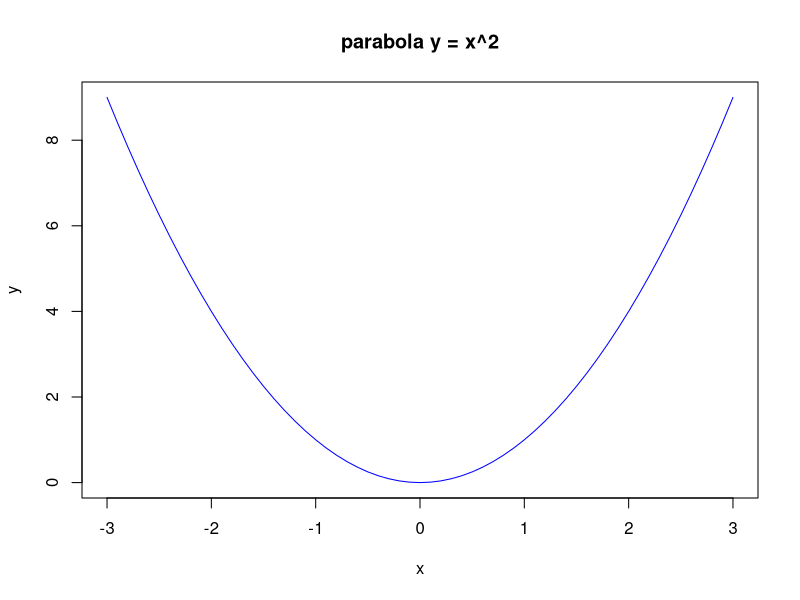

Write R code to recreate this figure.

                       x <- seq(-3,3,by=.1)
y <- x^2
png(file="parabola.png")
           plot(x, y, xlab="x", ylab="y",
main="parabola y = x^2", type="l",
              col="blue")
dev.off() #turns off write-to-file device

